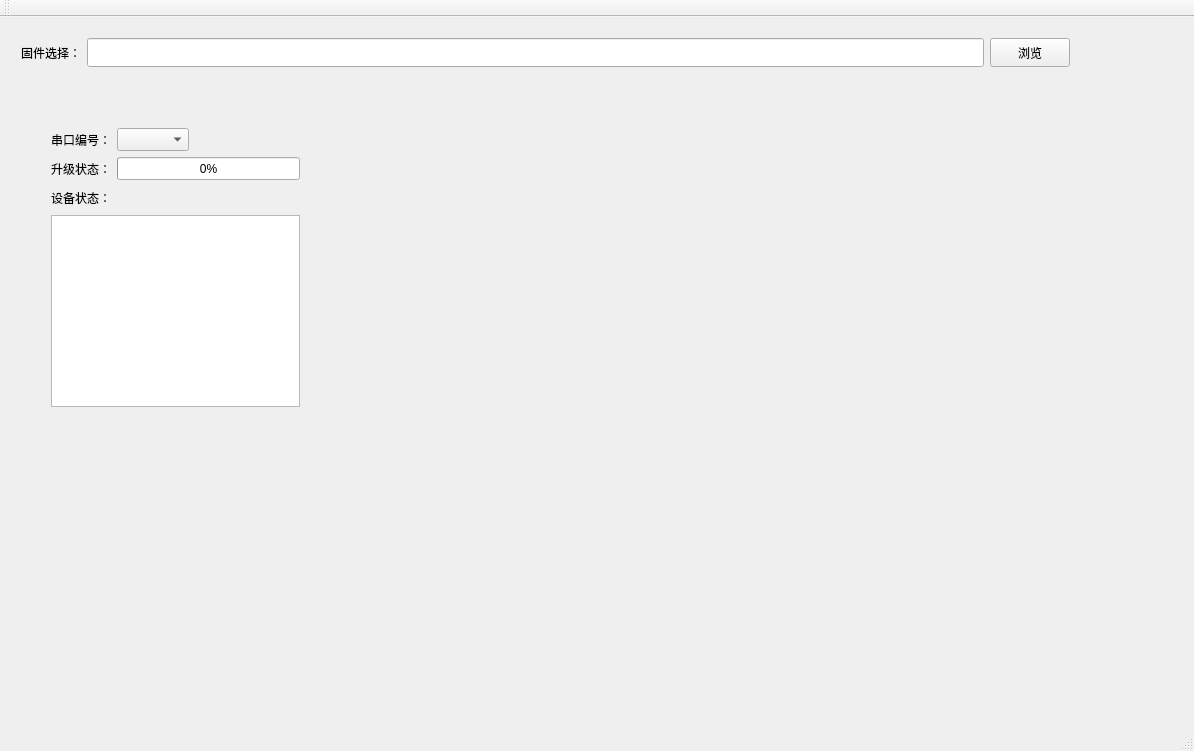
<?xml version="1.0" encoding="UTF-8"?>
<ui version="4.0">
 <class>MainWindow</class>
 <widget class="QMainWindow" name="MainWindow">
  <property name="enabled">
   <bool>true</bool>
  </property>
  <property name="geometry">
   <rect>
    <x>0</x>
    <y>0</y>
    <width>1194</width>
    <height>751</height>
   </rect>
  </property>
  <property name="sizePolicy">
   <sizepolicy hsizetype="Expanding" vsizetype="Expanding">
    <horstretch>0</horstretch>
    <verstretch>0</verstretch>
   </sizepolicy>
  </property>
  <property name="windowTitle">
   <string>TIBurnTool_v1.0.0</string>
  </property>
  <widget class="QWidget" name="centralWidget">
   <widget class="QWidget" name="gridLayoutWidget">
    <property name="geometry">
     <rect>
      <x>10</x>
      <y>10</y>
      <width>1071</width>
      <height>51</height>
     </rect>
    </property>
    <layout class="QGridLayout" name="gridLayout_2">
     <item row="0" column="0">
      <layout class="QHBoxLayout" name="horizontalLayout">
       <item>
        <widget class="QLabel" name="label">
         <property name="sizePolicy">
          <sizepolicy hsizetype="Preferred" vsizetype="Expanding">
           <horstretch>0</horstretch>
           <verstretch>0</verstretch>
          </sizepolicy>
         </property>
         <property name="text">
          <string>固件选择：</string>
         </property>
         <property name="buddy">
          <cstring>firmwarename_lineEdit</cstring>
         </property>
        </widget>
       </item>
       <item>
        <widget class="QLineEdit" name="firmwarename_lineEdit">
         <property name="sizePolicy">
          <sizepolicy hsizetype="Expanding" vsizetype="Expanding">
           <horstretch>0</horstretch>
           <verstretch>0</verstretch>
          </sizepolicy>
         </property>
        </widget>
       </item>
       <item>
        <widget class="QPushButton" name="openbin_pushButton">
         <property name="sizePolicy">
          <sizepolicy hsizetype="Minimum" vsizetype="Expanding">
           <horstretch>0</horstretch>
           <verstretch>0</verstretch>
          </sizepolicy>
         </property>
         <property name="text">
          <string>浏览</string>
         </property>
        </widget>
       </item>
      </layout>
     </item>
    </layout>
   </widget>
   <widget class="QWidget" name="gridLayoutWidget_3">
    <property name="geometry">
     <rect>
      <x>40</x>
      <y>100</y>
      <width>271</width>
      <height>301</height>
     </rect>
    </property>
    <layout class="QGridLayout" name="gridLayout_5">
     <item row="2" column="0">
      <widget class="QLabel" name="label_4">
       <property name="sizePolicy">
        <sizepolicy hsizetype="Preferred" vsizetype="Expanding">
         <horstretch>0</horstretch>
         <verstretch>0</verstretch>
        </sizepolicy>
       </property>
       <property name="text">
        <string>设备状态：</string>
       </property>
      </widget>
     </item>
     <item row="0" column="0">
      <layout class="QHBoxLayout" name="horizontalLayout_5">
       <item>
        <widget class="QLabel" name="label_3">
         <property name="sizePolicy">
          <sizepolicy hsizetype="Preferred" vsizetype="Expanding">
           <horstretch>0</horstretch>
           <verstretch>0</verstretch>
          </sizepolicy>
         </property>
         <property name="text">
          <string>串口编号：</string>
         </property>
        </widget>
       </item>
       <item>
        <widget class="QComboBox" name="comboBox_uartNumber">
         <property name="sizePolicy">
          <sizepolicy hsizetype="Preferred" vsizetype="Expanding">
           <horstretch>0</horstretch>
           <verstretch>0</verstretch>
          </sizepolicy>
         </property>
        </widget>
       </item>
       <item>
        <spacer name="horizontalSpacer">
         <property name="orientation">
          <enum>Qt::Horizontal</enum>
         </property>
         <property name="sizeHint" stdset="0">
          <size>
           <width>20</width>
           <height>20</height>
          </size>
         </property>
        </spacer>
       </item>
      </layout>
     </item>
     <item row="1" column="0">
      <layout class="QHBoxLayout" name="horizontalLayout_3">
       <item>
        <widget class="QLabel" name="label_5">
         <property name="sizePolicy">
          <sizepolicy hsizetype="Preferred" vsizetype="Expanding">
           <horstretch>0</horstretch>
           <verstretch>0</verstretch>
          </sizepolicy>
         </property>
         <property name="text">
          <string>升级状态：</string>
         </property>
        </widget>
       </item>
       <item>
        <widget class="QProgressBar" name="update_progressBar">
         <property name="sizePolicy">
          <sizepolicy hsizetype="Expanding" vsizetype="Expanding">
           <horstretch>0</horstretch>
           <verstretch>0</verstretch>
          </sizepolicy>
         </property>
         <property name="value">
          <number>0</number>
         </property>
        </widget>
       </item>
      </layout>
     </item>
     <item row="3" column="0">
      <widget class="QTextBrowser" name="textBrowser_burnStatus">
       <property name="sizePolicy">
        <sizepolicy hsizetype="Expanding" vsizetype="Expanding">
         <horstretch>0</horstretch>
         <verstretch>0</verstretch>
        </sizepolicy>
       </property>
      </widget>
     </item>
    </layout>
   </widget>
  </widget>
  <widget class="QMenuBar" name="menuBar">
   <property name="geometry">
    <rect>
     <x>0</x>
     <y>0</y>
     <width>1194</width>
     <height>22</height>
    </rect>
   </property>
  </widget>
  <widget class="QToolBar" name="mainToolBar">
   <attribute name="toolBarArea">
    <enum>TopToolBarArea</enum>
   </attribute>
   <attribute name="toolBarBreak">
    <bool>false</bool>
   </attribute>
  </widget>
  <widget class="QStatusBar" name="statusBar"/>
 </widget>
 <layoutdefault spacing="6" margin="11"/>
 <resources/>
 <connections/>
</ui>
